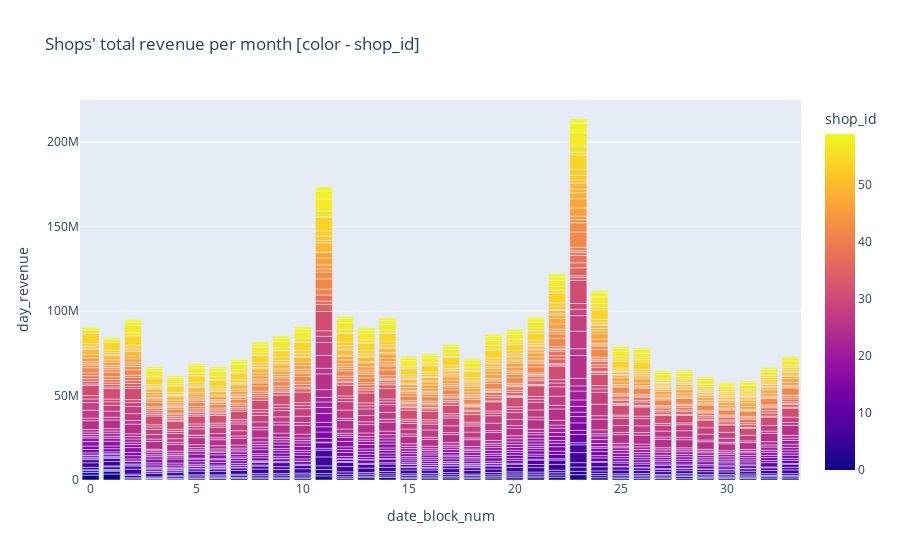

This figure's notebook cell:
### Markdown cell above
## Revenue per shop dynamics

### Code cell
df = full_relations.groupby(['date_block_num','shop_id'], as_index=False).sum(numeric_only=True)
# df = df.loc[df.shop_id.isin(np.arange(20,30))]
fig = px.bar(df, x='date_block_num', y = 'day_revenue', color='shop_id', title="Shops' total revenue per month [color - shop_id]")
fig.show()

### Figure 1 — Plotly figure (JSON) as saved in the notebook; plotly's stock layout.template omitted (floating-point values rounded to 4 significant figures; data arrays with more than 128 entries replaced by an {"elided": "..."} marker saying what was removed)
{"data": [{"alignmentgroup": "True", "hovertemplate": "date_block_num=%{x}<br>day_revenue=%{y}<br>shop_id=%{marker.color}<extra></extra>", "legendgroup": "", "marker": {"color": {"elided": "1582 int values"}, "coloraxis": "coloraxis", "pattern": {"shape": ""}}, "name": "", "offsetgroup": "", "orientation": "v", "showlegend": false, "textposition": "auto", "type": "bar", "x": {"elided": "1582 int values"}, "xaxis": "x", "y": {"elided": "1582 float values"}, "yaxis": "y"}], "layout": {"barmode": "relative", "coloraxis": {"colorbar": {"title": {"text": "shop_id"}}, "colorscale": [[0, "#0d0887"], [0.1111, "#46039f"], [0.2222, "#7201a8"], [0.3333, "#9c179e"], [0.4444, "#bd3786"], [0.5556, "#d8576b"], [0.6667, "#ed7953"], [0.7778, "#fb9f3a"], [0.8889, "#fdca26"], [1, "#f0f921"]]}, "legend": {"tracegroupgap": 0}, "title": {"text": "Shops' total revenue per month [color - shop_id]"}, "xaxis": {"anchor": "y", "domain": [0, 1], "title": {"text": "date_block_num"}}, "yaxis": {"anchor": "x", "domain": [0, 1], "title": {"text": "day_revenue"}}}}
